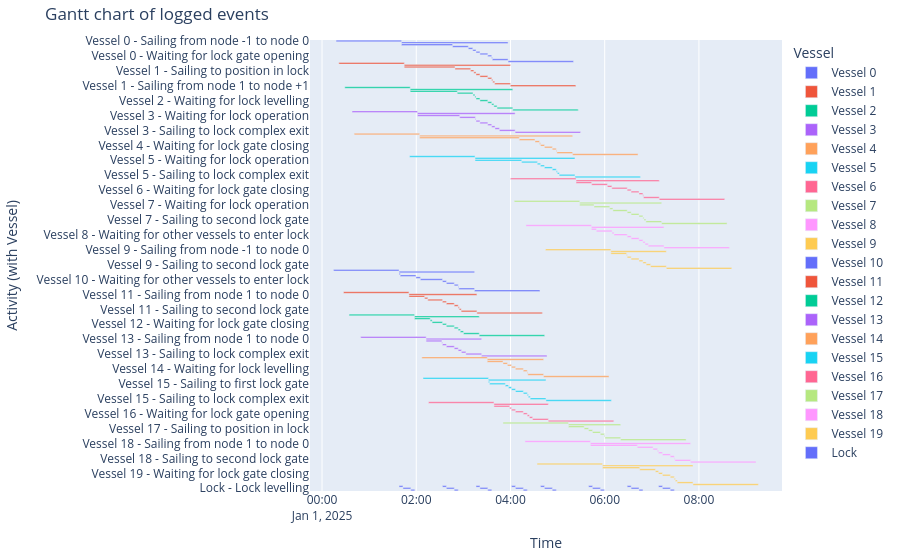

Here is the notebook cell this chart was saved with:
### Markdown cell above
##### Gantt chart of event table
The Gantt chart becomes quite full

### Code cell
df_eventtable = opentnsim.core.logutils.logbook2eventtable([*vessels, lock_chamber])
fig = generate_vessel_gantt_chart(df_eventtable)

### Figure 1 — Plotly figure (JSON) as saved in the notebook; plotly's stock layout.template omitted (floating-point values rounded to 4 significant figures)
{"data": [{"base": ["2025-01-01T00:17:55.000000000", "2025-01-01T01:41:15.000000000", "2025-01-01T01:41:15.000000000", "2025-01-01T02:46:18.000000000", "2025-01-01T03:06:18.000000000", "2025-01-01T03:11:58.000000000", "2025-01-01T03:16:06.000000000", "2025-01-01T03:21:06.000000000", "2025-01-01T03:31:06.000000000", "2025-01-01T03:36:06.000000000", "2025-01-01T03:36:55.000000000", "2025-01-01T03:56:55.000000000"], "hovertemplate": "object name=Vessel 0<br>start time=%{base}<br>stop time=%{x}<br>activity label=%{y}<extra></extra>", "legendgroup": "Vessel 0", "marker": {"color": "#636efa", "pattern": {"shape": ""}}, "name": "Vessel 0", "orientation": "h", "showlegend": true, "textposition": "auto", "type": "bar", "x": [5000000, 8140000, 3903000, 1200000, 340000, 248000, 300000, 600000, 300000, 49000, 1200000, 5000000], "xaxis": "x", "y": ["Vessel 0 - Sailing from node -1 to node 0", "Vessel 0 - Sailing from node 0 to node 1", "Vessel 0 - Waiting for lock operation", "Vessel 0 - Sailing to first lock gate", "Vessel 0 - Sailing to position in lock", "Vessel 0 - Waiting for other vessels to enter lock", "Vessel 0 - Waiting for lock gate closing", "Vessel 0 - Waiting for lock levelling", "Vessel 0 - Waiting for lock gate opening", "Vessel 0 - Sailing to second lock gate", "Vessel 0 - Sailing to lock complex exit", "Vessel 0 - Sailing from node 1 to node +1"], "yaxis": "y"}, {"base": ["2025-01-01T00:21:25.000000000", "2025-01-01T01:44:45.000000000", "2025-01-01T01:44:45.000000000", "2025-01-01T02:49:18.000000000", "2025-01-01T03:09:18.000000000", "2025-01-01T03:13:21.000000000", "2025-01-01T03:16:06.000000000", "2025-01-01T03:21:06.000000000", "2025-01-01T03:31:06.000000000", "2025-01-01T03:36:06.000000000", "2025-01-01T03:37:29.000000000", "2025-01-01T03:39:55.000000000", "2025-01-01T03:59:55.000000000"], "hovertemplate": "object name=Vessel 1<br>start time=%{base}<br>stop time=%{x}<br>activity label=%{y}<extra></extra>", "legendgroup": "Vessel 1", "marker": {"color": "#EF553B", "pattern": {"shape": ""}}, "name": "Vessel 1", "orientation": "h", "showlegend": true, "textposition": "auto", "type": "bar", "x": [5000000, 8110000, 3873000, 1200000, 243000, 165000, 300000, 600000, 300000, 83000, 146000, 1200000, 5000000], "xaxis": "x", "y": ["Vessel 1 - Sailing from node -1 to node 0", "Vessel 1 - Sailing from node 0 to node 1", "Vessel 1 - Waiting for lock operation", "Vessel 1 - Sailing to first lock gate", "Vessel 1 - Sailing to position in lock", "Vessel 1 - Waiting for other vessels to enter lock", "Vessel 1 - Waiting for lock gate closing", "Vessel 1 - Waiting for lock levelling", "Vessel 1 - Waiting for lock gate opening", "Vessel 1 - Waiting for other vessels to leave lock", "Vessel 1 - Sailing to second lock gate", "Vessel 1 - Sailing to lock complex exit", "Vessel 1 - Sailing from node 1 to node +1"], "yaxis": "y"}, {"base": ["2025-01-01T00:28:58.000000000", "2025-01-01T01:52:18.000000000", "2025-01-01T01:52:18.000000000", "2025-01-01T02:52:18.000000000", "2025-01-01T03:12:18.000000000", "2025-01-01T03:14:43.000000000", "2025-01-01T03:16:06.000000000", "2025-01-01T03:21:06.000000000", "2025-01-01T03:31:06.000000000", "2025-01-01T03:36:06.000000000", "2025-01-01T03:38:52.000000000", "2025-01-01T03:42:55.000000000", "2025-01-01T04:02:55.000000000"], "hovertemplate": "object name=Vessel 2<br>start time=%{base}<br>stop time=%{x}<br>activity label=%{y}<extra></extra>", "legendgroup": "Vessel 2", "marker": {"color": "#00cc96", "pattern": {"shape": ""}}, "name": "Vessel 2", "orientation": "h", "showlegend": true, "textposition": "auto", "type": "bar", "x": [5000000, 7837000, 3600000, 1200000, 145000, 83000, 300000, 600000, 300000, 166000, 243000, 1200000, 5000000], "xaxis": "x", "y": ["Vessel 2 - Sailing from node -1 to node 0", "Vessel 2 - Sailing from node 0 to node 1", "Vessel 2 - Waiting for lock operation", "Vessel 2 - Sailing to first lock gate", "Vessel 2 - Sailing to position in lock", "Vessel 2 - Waiting for other vessels to enter lock", "Vessel 2 - Waiting for lock gate closing", "Vessel 2 - Waiting for lock levelling", "Vessel 2 - Waiting for lock gate opening", "Vessel 2 - Waiting for other vessels to leave lock", "Vessel 2 - Sailing to second lock gate", "Vessel 2 - Sailing to lock complex exit", "Vessel 2 - Sailing from node 1 to node +1"], "yaxis": "y"}, {"base": ["2025-01-01T00:38:13.000000000", "2025-01-01T02:01:33.000000000", "2025-01-01T02:01:33.000000000", "2025-01-01T02:55:18.000000000", "2025-01-01T03:15:18.000000000", "2025-01-01T03:16:06.000000000", "2025-01-01T03:21:06.000000000", "2025-01-01T03:31:06.000000000", "2025-01-01T03:36:06.000000000", "2025-01-01T03:40:15.000000000", "2025-01-01T03:45:55.000000000", "2025-01-01T04:05:55.000000000"], "hovertemplate": "object name=Vessel 3<br>start time=%{base}<br>stop time=%{x}<br>activity label=%{y}<extra></extra>", "legendgroup": "Vessel 3", "marker": {"color": "#ab63fa", "pattern": {"shape": ""}}, "name": "Vessel 3", "orientation": "h", "showlegend": true, "textposition": "auto", "type": "bar", "x": [5000000, 7462000, 3225000, 1200000, 48000, 300000, 600000, 300000, 249000, 340000, 1200000, 5000000], "xaxis": "x", "y": ["Vessel 3 - Sailing from node -1 to node 0", "Vessel 3 - Sailing from node 0 to node 1", "Vessel 3 - Waiting for lock operation", "Vessel 3 - Sailing to first lock gate", "Vessel 3 - Sailing to position in lock", "Vessel 3 - Waiting for lock gate closing", "Vessel 3 - Waiting for lock levelling", "Vessel 3 - Waiting for lock gate opening", "Vessel 3 - Waiting for other vessels to leave lock", "Vessel 3 - Sailing to second lock gate", "Vessel 3 - Sailing to lock complex exit", "Vessel 3 - Sailing from node 1 to node +1"], "yaxis": "y"}, {"base": ["2025-01-01T00:40:58.000000000", "2025-01-01T02:04:18.000000000", "2025-01-01T02:04:18.000000000", "2025-01-01T04:11:15.000000000", "2025-01-01T04:31:15.000000000", "2025-01-01T04:36:56.000000000", "2025-01-01T04:38:18.000000000", "2025-01-01T04:43:18.000000000", "2025-01-01T04:53:18.000000000", "2025-01-01T04:58:18.000000000", "2025-01-01T04:59:07.000000000", "2025-01-01T05:19:07.000000000"], "hovertemplate": "object name=Vessel 4<br>start time=%{base}<br>stop time=%{x}<br>activity label=%{y}<extra></extra>", "legendgroup": "Vessel 4", "marker": {"color": "#FFA15A", "pattern": {"shape": ""}}, "name": "Vessel 4", "orientation": "h", "showlegend": true, "textposition": "auto", "type": "bar", "x": [5000000, 11689000, 7617000, 1200000, 341000, 82000, 300000, 600000, 300000, 49000, 1200000, 5000000], "xaxis": "x", "y": ["Vessel 4 - Sailing from node -1 to node 0", "Vessel 4 - Sailing from node 0 to node 1", "Vessel 4 - Waiting for lock operation", "Vessel 4 - Sailing to first lock gate", "Vessel 4 - Sailing to position in lock", "Vessel 4 - Waiting for other vessels to enter lock", "Vessel 4 - Waiting for lock gate closing", "Vessel 4 - Waiting for lock levelling", "Vessel 4 - Waiting for lock gate opening", "Vessel 4 - Sailing to second lock gate", "Vessel 4 - Sailing to lock complex exit", "Vessel 4 - Sailing from node 1 to node +1"], "yaxis": "y"}, {"base": ["2025-01-01T01:51:31.000000000", "2025-01-01T03:14:51.000000000", "2025-01-01T03:14:51.000000000", "2025-01-01T04:14:15.000000000", "2025-01-01T04:34:15.000000000", "2025-01-01T04:38:18.000000000", "2025-01-01T04:43:18.000000000", "2025-01-01T04:53:18.000000000", "2025-01-01T04:58:18.000000000", "2025-01-01T04:59:41.000000000", "2025-01-01T05:02:07.000000000", "2025-01-01T05:22:07.000000000"], "hovertemplate": "object name=Vessel 5<br>start time=%{base}<br>stop time=%{x}<br>activity label=%{y}<extra></extra>", "legendgroup": "Vessel 5", "marker": {"color": "#19d3f3", "pattern": {"shape": ""}}, "name": "Vessel 5", "orientation": "h", "showlegend": true, "textposition": "auto", "type": "bar", "x": [5000000, 7636000, 3564000, 1200000, 243000, 300000, 600000, 300000, 83000, 146000, 1200000, 5000000], "xaxis": "x", "y": ["Vessel 5 - Sailing from node -1 to node 0", "Vessel 5 - Sailing from node 0 to node 1", "Vessel 5 - Waiting for lock operation", "Vessel 5 - Sailing to first lock gate", "Vessel 5 - Sailing to position in lock", "Vessel 5 - Waiting for lock gate closing", "Vessel 5 - Waiting for lock levelling", "Vessel 5 - Waiting for lock gate opening", "Vessel 5 - Waiting for other vessels to leave lock", "Vessel 5 - Sailing to second lock gate", "Vessel 5 - Sailing to lock complex exit", "Vessel 5 - Sailing from node 1 to node +1"], "yaxis": "y"}, {"base": ["2025-01-01T04:00:10.000000000", "2025-01-01T05:23:30.000000000", "2025-01-01T05:23:30.000000000", "2025-01-01T05:43:25.000000000", "2025-01-01T06:03:25.000000000", "2025-01-01T06:09:05.000000000", "2025-01-01T06:28:40.000000000", "2025-01-01T06:33:40.000000000", "2025-01-01T06:43:40.000000000", "2025-01-01T06:48:40.000000000", "2025-01-01T06:49:29.000000000", "2025-01-01T07:09:29.000000000"], "hovertemplate": "object name=Vessel 6<br>start time=%{base}<br>stop time=%{x}<br>activity label=%{y}<extra></extra>", "legendgroup": "Vessel 6", "marker": {"color": "#FF6692", "pattern": {"shape": ""}}, "name": "Vessel 6", "orientation": "h", "showlegend": true, "textposition": "auto", "type": "bar", "x": [5000000, 6359000, 1195000, 1200000, 340000, 1175000, 300000, 600000, 300000, 49000, 1200000, 5000000], "xaxis": "x", "y": ["Vessel 6 - Sailing from node -1 to node 0", "Vessel 6 - Sailing from node 0 to node 1", "Vessel 6 - Waiting for lock operation", "Vessel 6 - Sailing to first lock gate", "Vessel 6 - Sailing to position in lock", "Vessel 6 - Waiting for other vessels to enter lock", "Vessel 6 - Waiting for lock gate closing", "Vessel 6 - Waiting for lock levelling", "Vessel 6 - Waiting for lock gate opening", "Vessel 6 - Sailing to second lock gate", "Vessel 6 - Sailing to lock complex exit", "Vessel 6 - Sailing from node 1 to node +1"], "yaxis": "y"}, {"base": ["2025-01-01T04:04:49.000000000", "2025-01-01T05:28:09.000000000", "2025-01-01T05:28:09.000000000", "2025-01-01T05:46:25.000000000", "2025-01-01T06:06:25.000000000", "2025-01-01T06:10:28.000000000", "2025-01-01T06:28:40.000000000", "2025-01-01T06:33:40.000000000", "2025-01-01T06:43:40.000000000", "2025-01-01T06:48:40.000000000", "2025-01-01T06:50:03.000000000", "2025-01-01T06:52:29.000000000", "2025-01-01T07:12:29.000000000"], "hovertemplate": "object name=Vessel 7<br>start time=%{base}<br>stop time=%{x}<br>activity label=%{y}<extra></extra>", "legendgroup": "Vessel 7", "marker": {"color": "#B6E880", "pattern": {"shape": ""}}, "name": "Vessel 7", "orientation": "h", "showlegend": true, "textposition": "auto", "type": "bar", "x": [5000000, 6260000, 1096000, 1200000, 243000, 1092000, 300000, 600000, 300000, 83000, 146000, 1200000, 5000000], "xaxis": "x", "y": ["Vessel 7 - Sailing from node -1 to node 0", "Vessel 7 - Sailing from node 0 to node 1", "Vessel 7 - Waiting for lock operation", "Vessel 7 - Sailing to first lock gate", "Vessel 7 - Sailing to position in lock", "Vessel 7 - Waiting for other vessels to enter lock", "Vessel 7 - Waiting for lock gate closing", "Vessel 7 - Waiting for lock levelling", "Vessel 7 - Waiting for lock gate opening", "Vessel 7 - Waiting for other vessels to leave lock", "Vessel 7 - Sailing to second lock gate", "Vessel 7 - Sailing to lock complex exit", "Vessel 7 - Sailing from node 1 to node +1"], "yaxis": "y"}, {"base": ["2025-01-01T04:19:44.000000000", "2025-01-01T05:43:04.000000000", "2025-01-01T05:43:04.000000000", "2025-01-01T05:49:25.000000000", "2025-01-01T06:09:25.000000000", "2025-01-01T06:11:51.000000000", "2025-01-01T06:28:40.000000000", "2025-01-01T06:33:40.000000000", "2025-01-01T06:43:40.000000000", "2025-01-01T06:48:40.000000000", "2025-01-01T06:51:26.000000000", "2025-01-01T06:55:29.000000000", "2025-01-01T07:15:29.000000000"], "hovertemplate": "object name=Vessel 8<br>start time=%{base}<br>stop time=%{x}<br>activity label=%{y}<extra></extra>", "legendgroup": "Vessel 8", "marker": {"color": "#FF97FF", "pattern": {"shape": ""}}, "name": "Vessel 8", "orientation": "h", "showlegend": true, "textposition": "auto", "type": "bar", "x": [5000000, 5545000, 381000, 1200000, 146000, 1009000, 300000, 600000, 300000, 166000, 243000, 1200000, 5000000], "xaxis": "x", "y": ["Vessel 8 - Sailing from node -1 to node 0", "Vessel 8 - Sailing from node 0 to node 1", "Vessel 8 - Waiting for lock operation", "Vessel 8 - Sailing to first lock gate", "Vessel 8 - Sailing to position in lock", "Vessel 8 - Waiting for other vessels to enter lock", "Vessel 8 - Waiting for lock gate closing", "Vessel 8 - Waiting for lock levelling", "Vessel 8 - Waiting for lock gate opening", "Vessel 8 - Waiting for other vessels to leave lock", "Vessel 8 - Sailing to second lock gate", "Vessel 8 - Sailing to lock complex exit", "Vessel 8 - Sailing from node 1 to node +1"], "yaxis": "y"}, {"base": ["2025-01-01T04:44:32.000000000", "2025-01-01T06:07:52.000000000", "2025-01-01T06:07:52.000000000", "2025-01-01T06:27:52.000000000", "2025-01-01T06:28:40.000000000", "2025-01-01T06:33:40.000000000", "2025-01-01T06:43:40.000000000", "2025-01-01T06:48:40.000000000", "2025-01-01T06:52:49.000000000", "2025-01-01T06:58:29.000000000", "2025-01-01T07:18:29.000000000"], "hovertemplate": "object name=Vessel 9<br>start time=%{base}<br>stop time=%{x}<br>activity label=%{y}<extra></extra>", "legendgroup": "Vessel 9", "marker": {"color": "#FECB52", "pattern": {"shape": ""}}, "name": "Vessel 9", "orientation": "h", "showlegend": true, "textposition": "auto", "type": "bar", "x": [5000000, 4237000, 1200000, 48000, 300000, 600000, 300000, 249000, 340000, 1200000, 5000000], "xaxis": "x", "y": ["Vessel 9 - Sailing from node -1 to node 0", "Vessel 9 - Sailing from node 0 to node 1", "Vessel 9 - Sailing to first lock gate", "Vessel 9 - Sailing to position in lock", "Vessel 9 - Waiting for lock gate closing", "Vessel 9 - Waiting for lock levelling", "Vessel 9 - Waiting for lock gate opening", "Vessel 9 - Waiting for other vessels to leave lock", "Vessel 9 - Sailing to second lock gate", "Vessel 9 - Sailing to lock complex exit", "Vessel 9 - Sailing from node 1 to node +1"], "yaxis": "y"}, {"base": ["2025-01-01T00:14:44.000000000", "2025-01-01T01:38:04.000000000", "2025-01-01T01:38:04.000000000", "2025-01-01T01:39:37.000000000", "2025-01-01T01:59:37.000000000", "2025-01-01T02:05:17.000000000", "2025-01-01T02:33:24.000000000", "2025-01-01T02:38:24.000000000", "2025-01-01T02:48:24.000000000", "2025-01-01T02:53:24.000000000", "2025-01-01T02:54:13.000000000", "2025-01-01T03:14:13.000000000"], "hovertemplate": "object name=Vessel 10<br>start time=%{base}<br>stop time=%{x}<br>activity label=%{y}<extra></extra>", "legendgroup": "Vessel 10", "marker": {"color": "#636efa", "pattern": {"shape": ""}}, "name": "Vessel 10", "orientation": "h", "showlegend": true, "textposition": "auto", "type": "bar", "x": [5000000, 5769000, 93000, 1200000, 340000, 1687000, 300000, 600000, 300000, 49000, 1200000, 5000000], "xaxis": "x", "y": ["Vessel 10 - Sailing from node +1 to node 1", "Vessel 10 - Sailing from node 1 to node 0", "Vessel 10 - Waiting for lock operation", "Vessel 10 - Sailing to first lock gate", "Vessel 10 - Sailing to position in lock", "Vessel 10 - Waiting for other vessels to enter lock", "Vessel 10 - Waiting for lock gate closing", "Vessel 10 - Waiting for lock levelling", "Vessel 10 - Waiting for lock gate opening", "Vessel 10 - Sailing to second lock gate", "Vessel 10 - Sailing to lock complex exit", "Vessel 10 - Sailing from node 0 to node -1"], "yaxis": "y"}, {"base": ["2025-01-01T00:27:21.000000000", "2025-01-01T01:50:41.000000000", "2025-01-01T01:50:41.000000000", "2025-01-01T02:10:41.000000000", "2025-01-01T02:14:44.000000000", "2025-01-01T02:33:24.000000000", "2025-01-01T02:38:24.000000000", "2025-01-01T02:48:24.000000000", "2025-01-01T02:53:24.000000000", "2025-01-01T02:54:47.000000000", "2025-01-01T02:57:13.000000000", "2025-01-01T03:17:13.000000000"], "hovertemplate": "object name=Vessel 11<br>start time=%{base}<br>stop time=%{x}<br>activity label=%{y}<extra></extra>", "legendgroup": "Vessel 11", "marker": {"color": "#EF553B", "pattern": {"shape": ""}}, "name": "Vessel 11", "orientation": "h", "showlegend": true, "textposition": "auto", "type": "bar", "x": [5000000, 5192000, 1200000, 243000, 1120000, 300000, 600000, 300000, 83000, 146000, 1200000, 5000000], "xaxis": "x", "y": ["Vessel 11 - Sailing from node +1 to node 1", "Vessel 11 - Sailing from node 1 to node 0", "Vessel 11 - Sailing to first lock gate", "Vessel 11 - Sailing to position in lock", "Vessel 11 - Waiting for other vessels to enter lock", "Vessel 11 - Waiting for lock gate closing", "Vessel 11 - Waiting for lock levelling", "Vessel 11 - Waiting for lock gate opening", "Vessel 11 - Waiting for other vessels to leave lock", "Vessel 11 - Sailing to second lock gate", "Vessel 11 - Sailing to lock complex exit", "Vessel 11 - Sailing from node 0 to node -1"], "yaxis": "y"}, {"base": ["2025-01-01T00:34:27.000000000", "2025-01-01T01:57:47.000000000", "2025-01-01T01:57:47.000000000", "2025-01-01T02:17:47.000000000", "2025-01-01T02:20:13.000000000", "2025-01-01T02:33:24.000000000", "2025-01-01T02:38:24.000000000", "2025-01-01T02:48:24.000000000", "2025-01-01T02:53:24.000000000", "2025-01-01T02:56:10.000000000", "2025-01-01T03:00:13.000000000", "2025-01-01T03:20:13.000000000"], "hovertemplate": "object name=Vessel 12<br>start time=%{base}<br>stop time=%{x}<br>activity label=%{y}<extra></extra>", "legendgroup": "Vessel 12", "marker": {"color": "#00cc96", "pattern": {"shape": ""}}, "name": "Vessel 12", "orientation": "h", "showlegend": true, "textposition": "auto", "type": "bar", "x": [5000000, 4946000, 1200000, 146000, 791000, 300000, 600000, 300000, 166000, 243000, 1200000, 5000000], "xaxis": "x", "y": ["Vessel 12 - Sailing from node +1 to node 1", "Vessel 12 - Sailing from node 1 to node 0", "Vessel 12 - Sailing to first lock gate", "Vessel 12 - Sailing to position in lock", "Vessel 12 - Waiting for other vessels to enter lock", "Vessel 12 - Waiting for lock gate closing", "Vessel 12 - Waiting for lock levelling", "Vessel 12 - Waiting for lock gate opening", "Vessel 12 - Waiting for other vessels to leave lock", "Vessel 12 - Sailing to second lock gate", "Vessel 12 - Sailing to lock complex exit", "Vessel 12 - Sailing from node 0 to node -1"], "yaxis": "y"}, {"base": ["2025-01-01T00:49:15.000000000", "2025-01-01T02:12:35.000000000", "2025-01-01T02:12:35.000000000", "2025-01-01T02:32:35.000000000", "2025-01-01T02:33:24.000000000", "2025-01-01T02:38:24.000000000", "2025-01-01T02:48:24.000000000", "2025-01-01T02:53:24.000000000", "2025-01-01T02:57:32.000000000", "2025-01-01T03:03:13.000000000", "2025-01-01T03:23:13.000000000"], "hovertemplate": "object name=Vessel 13<br>start time=%{base}<br>stop time=%{x}<br>activity label=%{y}<extra></extra>", "legendgroup": "Vessel 13", "marker": {"color": "#ab63fa", "pattern": {"shape": ""}}, "name": "Vessel 13", "orientation": "h", "showlegend": true, "textposition": "auto", "type": "bar", "x": [5000000, 4238000, 1200000, 49000, 300000, 600000, 300000, 248000, 341000, 1200000, 5000000], "xaxis": "x", "y": ["Vessel 13 - Sailing from node +1 to node 1", "Vessel 13 - Sailing from node 1 to node 0", "Vessel 13 - Sailing to first lock gate", "Vessel 13 - Sailing to position in lock", "Vessel 13 - Waiting for lock gate closing", "Vessel 13 - Waiting for lock levelling", "Vessel 13 - Waiting for lock gate opening", "Vessel 13 - Waiting for other vessels to leave lock", "Vessel 13 - Sailing to second lock gate", "Vessel 13 - Sailing to lock complex exit", "Vessel 13 - Sailing from node 0 to node -1"], "yaxis": "y"}, {"base": ["2025-01-01T02:07:07.000000000", "2025-01-01T03:30:27.000000000", "2025-01-01T03:30:27.000000000", "2025-01-01T03:50:27.000000000", "2025-01-01T03:56:08.000000000", "2025-01-01T04:01:22.000000000", "2025-01-01T04:06:22.000000000", "2025-01-01T04:16:22.000000000", "2025-01-01T04:21:22.000000000", "2025-01-01T04:22:10.000000000", "2025-01-01T04:42:10.000000000"], "hovertemplate": "object name=Vessel 14<br>start time=%{base}<br>stop time=%{x}<br>activity label=%{y}<extra></extra>", "legendgroup": "Vessel 14", "marker": {"color": "#FFA15A", "pattern": {"shape": ""}}, "name": "Vessel 14", "orientation": "h", "showlegend": true, "textposition": "auto", "type": "bar", "x": [5000000, 4303000, 1200000, 341000, 314000, 300000, 600000, 300000, 48000, 1200000, 5000000], "xaxis": "x", "y": ["Vessel 14 - Sailing from node +1 to node 1", "Vessel 14 - Sailing from node 1 to node 0", "Vessel 14 - Sailing to first lock gate", "Vessel 14 - Sailing to position in lock", "Vessel 14 - Waiting for other vessels to enter lock", "Vessel 14 - Waiting for lock gate closing", "Vessel 14 - Waiting for lock levelling", "Vessel 14 - Waiting for lock gate opening", "Vessel 14 - Sailing to second lock gate", "Vessel 14 - Sailing to lock complex exit", "Vessel 14 - Sailing from node 0 to node -1"], "yaxis": "y"}, {"base": ["2025-01-01T02:08:36.000000000", "2025-01-01T03:31:56.000000000", "2025-01-01T03:31:56.000000000", "2025-01-01T03:33:27.000000000", "2025-01-01T03:53:27.000000000", "2025-01-01T03:57:30.000000000", "2025-01-01T04:01:22.000000000", "2025-01-01T04:06:22.000000000", "2025-01-01T04:16:22.000000000", "2025-01-01T04:21:22.000000000", "2025-01-01T04:22:45.000000000", "2025-01-01T04:25:10.000000000", "2025-01-01T04:45:10.000000000"], "hovertemplate": "object name=Vessel 15<br>start time=%{base}<br>stop time=%{x}<br>activity label=%{y}<extra></extra>", "legendgroup": "Vessel 15", "marker": {"color": "#19d3f3", "pattern": {"shape": ""}}, "name": "Vessel 15", "orientation": "h", "showlegend": true, "textposition": "auto", "type": "bar", "x": [5000000, 4394000, 91000, 1200000, 243000, 232000, 300000, 600000, 300000, 83000, 145000, 1200000, 5000000], "xaxis": "x", "y": ["Vessel 15 - Sailing from node +1 to node 1", "Vessel 15 - Sailing from node 1 to node 0", "Vessel 15 - Waiting for lock operation", "Vessel 15 - Sailing to first lock gate", "Vessel 15 - Sailing to position in lock", "Vessel 15 - Waiting for other vessels to enter lock", "Vessel 15 - Waiting for lock gate closing", "Vessel 15 - Waiting for lock levelling", "Vessel 15 - Waiting for lock gate opening", "Vessel 15 - Waiting for other vessels to leave lock", "Vessel 15 - Sailing to second lock gate", "Vessel 15 - Sailing to lock complex exit", "Vessel 15 - Sailing from node 0 to node -1"], "yaxis": "y"}, {"base": ["2025-01-01T02:15:36.000000000", "2025-01-01T03:38:56.000000000", "2025-01-01T03:38:56.000000000", "2025-01-01T03:58:56.000000000", "2025-01-01T04:01:22.000000000", "2025-01-01T04:06:22.000000000", "2025-01-01T04:16:22.000000000", "2025-01-01T04:21:22.000000000", "2025-01-01T04:24:07.000000000", "2025-01-01T04:28:10.000000000", "2025-01-01T04:48:10.000000000"], "hovertemplate": "object name=Vessel 16<br>start time=%{base}<br>stop time=%{x}<br>activity label=%{y}<extra></extra>", "legendgroup": "Vessel 16", "marker": {"color": "#FF6692", "pattern": {"shape": ""}}, "name": "Vessel 16", "orientation": "h", "showlegend": true, "textposition": "auto", "type": "bar", "x": [5000000, 4154000, 1200000, 146000, 300000, 600000, 300000, 165000, 243000, 1200000, 5000000], "xaxis": "x", "y": ["Vessel 16 - Sailing from node +1 to node 1", "Vessel 16 - Sailing from node 1 to node 0", "Vessel 16 - Sailing to first lock gate", "Vessel 16 - Sailing to position in lock", "Vessel 16 - Waiting for lock gate closing", "Vessel 16 - Waiting for lock levelling", "Vessel 16 - Waiting for lock gate opening", "Vessel 16 - Waiting for other vessels to leave lock", "Vessel 16 - Sailing to second lock gate", "Vessel 16 - Sailing to lock complex exit", "Vessel 16 - Sailing from node 0 to node -1"], "yaxis": "y"}, {"base": ["2025-01-01T03:50:31.000000000", "2025-01-01T05:13:51.000000000", "2025-01-01T05:13:51.000000000", "2025-01-01T05:33:51.000000000", "2025-01-01T05:39:31.000000000", "2025-01-01T05:44:31.000000000", "2025-01-01T05:54:31.000000000", "2025-01-01T05:59:31.000000000", "2025-01-01T06:00:20.000000000", "2025-01-01T06:20:20.000000000"], "hovertemplate": "object name=Vessel 17<br>start time=%{base}<br>stop time=%{x}<br>activity label=%{y}<extra></extra>", "legendgroup": "Vessel 17", "marker": {"color": "#B6E880", "pattern": {"shape": ""}}, "name": "Vessel 17", "orientation": "h", "showlegend": true, "textposition": "auto", "type": "bar", "x": [5000000, 3989000, 1200000, 340000, 300000, 600000, 300000, 49000, 1200000, 5000000], "xaxis": "x", "y": ["Vessel 17 - Sailing from node +1 to node 1", "Vessel 17 - Sailing from node 1 to node 0", "Vessel 17 - Sailing to first lock gate", "Vessel 17 - Sailing to position in lock", "Vessel 17 - Waiting for lock gate closing", "Vessel 17 - Waiting for lock levelling", "Vessel 17 - Waiting for lock gate opening", "Vessel 17 - Sailing to second lock gate", "Vessel 17 - Sailing to lock complex exit", "Vessel 17 - Sailing from node 0 to node -1"], "yaxis": "y"}, {"base": ["2025-01-01T04:18:29.000000000", "2025-01-01T05:41:49.000000000", "2025-01-01T05:41:49.000000000", "2025-01-01T06:41:34.000000000", "2025-01-01T07:01:34.000000000", "2025-01-01T07:07:14.000000000", "2025-01-01T07:08:37.000000000", "2025-01-01T07:13:37.000000000", "2025-01-01T07:23:37.000000000", "2025-01-01T07:28:37.000000000", "2025-01-01T07:29:25.000000000", "2025-01-01T07:49:25.000000000"], "hovertemplate": "object name=Vessel 18<br>start time=%{base}<br>stop time=%{x}<br>activity label=%{y}<extra></extra>", "legendgroup": "Vessel 18", "marker": {"color": "#FF97FF", "pattern": {"shape": ""}}, "name": "Vessel 18", "orientation": "h", "showlegend": true, "textposition": "auto", "type": "bar", "x": [5000000, 7656000, 3585000, 1200000, 340000, 83000, 300000, 600000, 300000, 48000, 1200000, 5000000], "xaxis": "x", "y": ["Vessel 18 - Sailing from node +1 to node 1", "Vessel 18 - Sailing from node 1 to node 0", "Vessel 18 - Waiting for lock operation", "Vessel 18 - Sailing to first lock gate", "Vessel 18 - Sailing to position in lock", "Vessel 18 - Waiting for other vessels to enter lock", "Vessel 18 - Waiting for lock gate closing", "Vessel 18 - Waiting for lock levelling", "Vessel 18 - Waiting for lock gate opening", "Vessel 18 - Sailing to second lock gate", "Vessel 18 - Sailing to lock complex exit", "Vessel 18 - Sailing from node 0 to node -1"], "yaxis": "y"}, {"base": ["2025-01-01T04:33:52.000000000", "2025-01-01T05:57:12.000000000", "2025-01-01T05:57:12.000000000", "2025-01-01T06:44:34.000000000", "2025-01-01T07:04:34.000000000", "2025-01-01T07:08:37.000000000", "2025-01-01T07:13:37.000000000", "2025-01-01T07:23:37.000000000", "2025-01-01T07:28:37.000000000", "2025-01-01T07:30:00.000000000", "2025-01-01T07:32:25.000000000", "2025-01-01T07:52:25.000000000"], "hovertemplate": "object name=Vessel 19<br>start time=%{base}<br>stop time=%{x}<br>activity label=%{y}<extra></extra>", "legendgroup": "Vessel 19", "marker": {"color": "#FECB52", "pattern": {"shape": ""}}, "name": "Vessel 19", "orientation": "h", "showlegend": true, "textposition": "auto", "type": "bar", "x": [5000000, 6913000, 2842000, 1200000, 243000, 300000, 600000, 300000, 83000, 145000, 1200000, 5000000], "xaxis": "x", "y": ["Vessel 19 - Sailing from node +1 to node 1", "Vessel 19 - Sailing from node 1 to node 0", "Vessel 19 - Waiting for lock operation", "Vessel 19 - Sailing to first lock gate", "Vessel 19 - Sailing to position in lock", "Vessel 19 - Waiting for lock gate closing", "Vessel 19 - Waiting for lock levelling", "Vessel 19 - Waiting for lock gate opening", "Vessel 19 - Waiting for other vessels to leave lock", "Vessel 19 - Sailing to second lock gate", "Vessel 19 - Sailing to lock complex exit", "Vessel 19 - Sailing from node 0 to node -1"], "yaxis": "y"}, {"base": ["2025-01-01T01:38:04.000000000", "2025-01-01T01:43:04.000000000", "2025-01-01T01:53:04.000000000", "2025-01-01T02:33:24.000000000", "2025-01-01T02:38:24.000000000", "2025-01-01T02:48:24.000000000", "2025-01-01T03:16:06.000000000", "2025-01-01T03:21:06.000000000", "2025-01-01T03:31:06.000000000", "2025-01-01T04:01:22.000000000", "2025-01-01T04:06:22.000000000", "2025-01-01T04:16:22.000000000", "2025-01-01T04:38:18.000000000", "2025-01-01T04:43:18.000000000", "2025-01-01T04:53:18.000000000", "2025-01-01T05:39:31.000000000", "2025-01-01T05:44:31.000000000", "2025-01-01T05:54:31.000000000", "2025-01-01T06:28:40.000000000", "2025-01-01T06:33:40.000000000", "2025-01-01T06:43:40.000000000", "2025-01-01T07:08:37.000000000", "2025-01-01T07:13:37.000000000", "2025-01-01T07:23:37.000000000"], "hovertemplate": "object name=Lock<br>start time=%{base}<br>stop time=%{x}<br>activity label=%{y}<extra></extra>", "legendgroup": "Lock", "marker": {"color": "#636efa", "pattern": {"shape": ""}}, "name": "Lock", "orientation": "h", "showlegend": true, "textposition": "auto", "type": "bar", "x": [300000, 600000, 300000, 300000, 600000, 300000, 300000, 600000, 300000, 300000, 600000, 300000, 300000, 600000, 300000, 300000, 600000, 300000, 300000, 600000, 300000, 300000, 600000, 300000], "xaxis": "x", "y": ["Lock - Lock gate closing", "Lock - Lock levelling", "Lock - Lock gate opening", "Lock - Lock gate closing", "Lock - Lock levelling", "Lock - Lock gate opening", "Lock - Lock gate closing", "Lock - Lock levelling", "Lock - Lock gate opening", "Lock - Lock gate closing", "Lock - Lock levelling", "Lock - Lock gate opening", "Lock - Lock gate closing", "Lock - Lock levelling", "Lock - Lock gate opening", "Lock - Lock gate closing", "Lock - Lock levelling", "Lock - Lock gate opening", "Lock - Lock gate closing", "Lock - Lock levelling", "Lock - Lock gate opening", "Lock - Lock gate closing", "Lock - Lock levelling", "Lock - Lock gate opening"], "yaxis": "y"}], "layout": {"barmode": "overlay", "legend": {"title": {"text": "Vessel"}, "tracegroupgap": 0}, "margin": {"b": 20, "l": 20, "r": 20, "t": 40}, "title": {"text": "Gantt chart of logged events"}, "xaxis": {"anchor": "y", "domain": [0, 1], "title": {"text": "Time"}, "type": "date"}, "yaxis": {"anchor": "x", "autorange": "reversed", "domain": [0, 1], "title": {"text": "Activity (with Vessel)"}}}}
